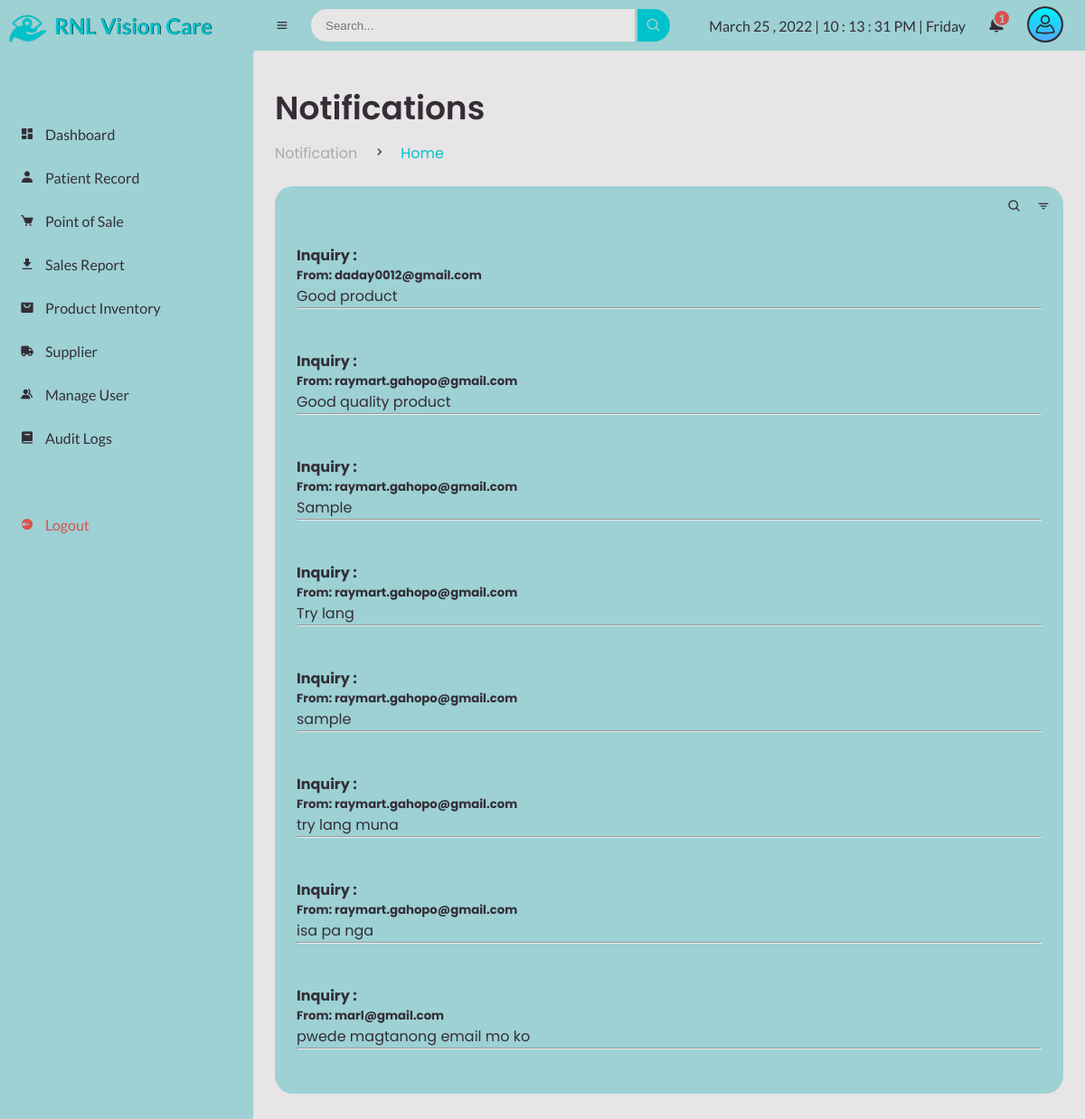
The page /admin/see-all-notification.php on the database as committed earlier.
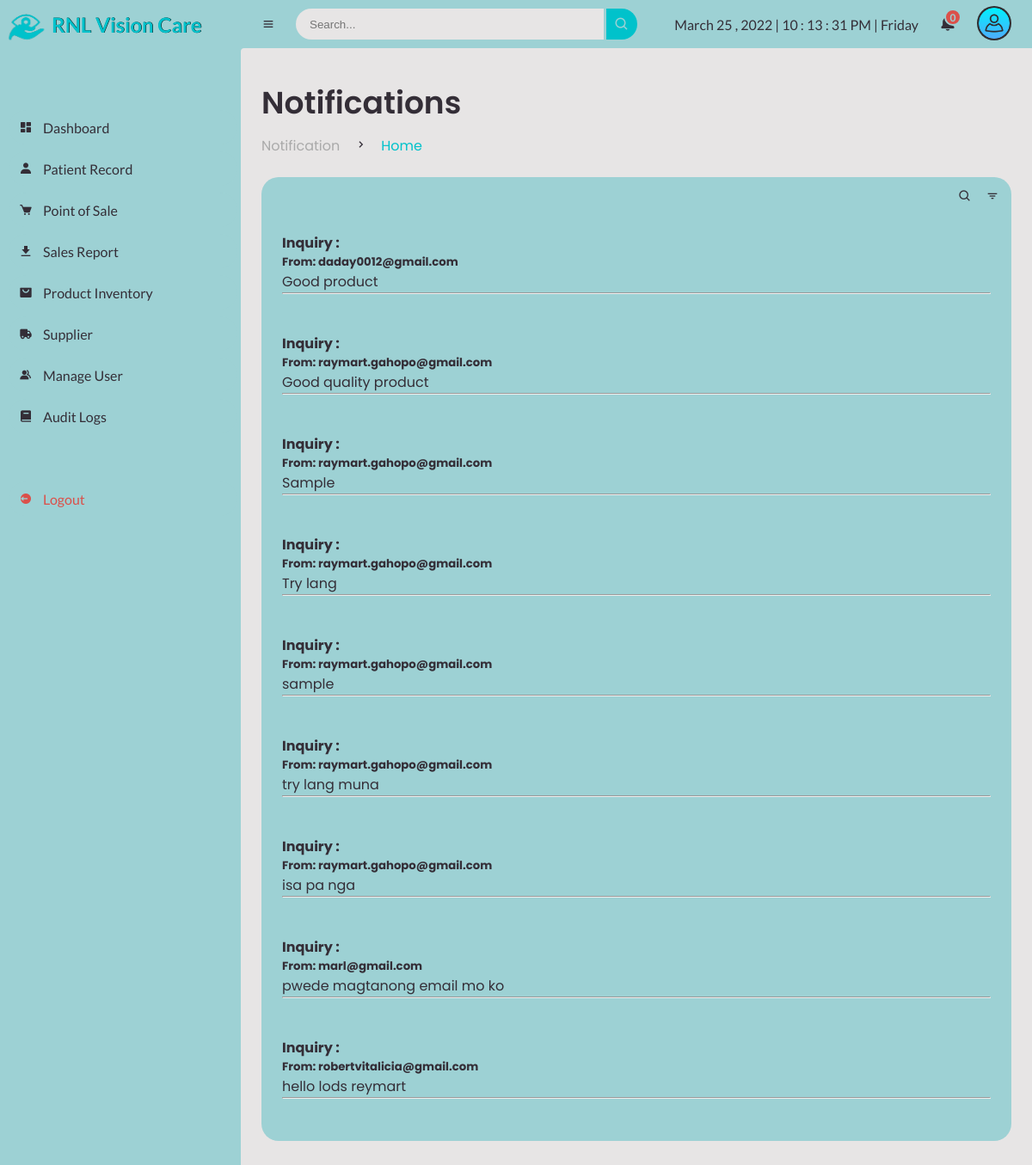
The same page on the database as committed later.
### tables this page shows
CREATE TABLE `client_inquiries` (
  `inquiries_id` int(200) NOT NULL AUTO_INCREMENT,
  `inquiries_name` varchar(100) NOT NULL,
  `inquiries_email` varchar(100) NOT NULL,
  `inquiries_subject` varchar(100) NOT NULL,
  `inquiries_message` varchar(1000) NOT NULL,
  `inquiries_backdate` datetime NOT NULL DEFAULT current_timestamp(),
  `inquiries_status` varchar(255) DEFAULT '2',
  PRIMARY KEY (`inquiries_id`)
);

### db/notification/notifall.php (called while the page is built, shortened)
<?php
$conn=mysqli_connect("localhost", "root", "", "capstone");
$query = mysqli_query($conn,"SELECT * FROM `client_inquiries`");
?>

### admin/see-all-notification.php (the view, shortened to what this page needs)
<?php
include ("conn.php");
?>
<!DOCTYPE html>
<html lang="en">
<head>
	<link href='https://unpkg.com/boxicons@2.0.9/css/boxicons.min.css' rel='stylesheet'>
	<link rel="stylesheet" href="css\sys_style.css">
</head>
<body>
	<section id="sidebar">
		<a href="sales-report.php" class="brand">
			<img src="images\logo.png" alt="" width="60px;">
			<span class="text" style="text-shadow:0.5px 0px #000;">RNL Vision Care</span>
		</a>
		<ul class="side-menu top">
			<li>
				<a href="dashboard.php">
					<i class='bx bxs-dashboard' ></i>
					<span class="text">Dashboard</span>
				</a>
			</li>
			<li>
				<a href="patient-record.php">
					<i class='bx bxs-user' ></i>
					<span class="text">Patient Record</span>
				</a>
			</li>
			<li>
				<a href="point-of-sale.php">
					<i class='bx bxs-cart' ></i>
					<span class="text">Point of Sale</span>
				</a>
			</li>
			<li>
				<a href="sales-report.php">
					<i class='bx bxs-download' ></i>
					<span class="text">Sales Report</span>
				</a>
			</li>
			<li>
				<a href="product.php">
					<i class='bx bxs-shopping-bag-alt' ></i>
					<span class="text">Product Inventory</span>
				</a>
			</li>
			<li>
				<a href="supplier.php">
					<i class='bx bxs-truck' ></i>
					<span class="text">Supplier</span>
				</a>
			</li>
			<li>
				<a href="manage-user.php">
					<i class='bx bxs-group' ></i>
					<span class="text">Manage User</span>
				</a>
			</li>
			<li>
				<a href="audit.php">
					<i class='bx bxs-book' ></i>
					<span class="text">Audit Logs</span>
				</a>
			</li>
		</ul>
		<ul class="side-menu">
			<li>
				<a href="logout.php" class="logout">
					<i class='bx bxs-log-out-circle' ></i>
					<span class="text">Logout</span>
				</a>
			</li>
		</ul>
	</section>
	<section id="content">
		<nav>
			<i class='bx bx-menu' ></i>
			<form action="#">
				<div class="form-input">
					<input type="search" placeholder="Search...">
					<button type="submit" class="search-btn"><i class='bx bx-search' ></i></button>
				</div>
			</form>
			<div id="digital-clock"></div>
			<div class="dropdown2">
			<a href="#" class="notification">
				<span class="num">
				<?php
				$query = mysqli_query($conn, "SELECT COUNT(*) as total from client_inquiries WHERE inquiries_status = '2'");
					while($result=mysqli_fetch_array($query)){
					echo $result['total'];
				}
				?>
						  </span>
			</a>
			</div>
			<div class="dropdown1">
			<img src="img\user.png" alt="" width="40px" class="userlogo">
			</div>
		</nav>
		<main>
			<div class="head-title">
				<div class="left">
					<h1>Notifications</h1>
					<ul class="breadcrumb">
						<li>
							<a href="see-all-notification.php">Notification</a>
						</li>
						<li><i class='bx bx-chevron-right' ></i></li>
						<li>
							<a class="active" href="dashboard.php">Home</a>
						</li>
					</ul>
				</div>
			</div>
			<div class="table-data">
				<div class="order">
					<div class="head">
						<i class='bx bx-search' ></i>
						<i class='bx bx-filter' ></i>
					</div>
					<?php
			   include("../db/notification/notifall.php");
              while($row = mysqli_fetch_assoc($query)){
            ?>
		<div id="notif-body">
		<h4>Inquiry : </h5>
		<h5>From: <?php echo $row['inquiries_email'];?></h6>
		<p><?php echo $row['inquiries_message'];?></p>
		<hr>
		<br>
		</div>
		<?php
			  }
		?>
		</main>
	</section>
</body>
</html>

Rows that differ between the two databases and show on the page:
added client_inquiries: inquiries_email "robertvitalicia@gmail.com", inquiries_message "hello lods reymart"
Other text that changed with them:
new list line: "0"
list line gone: "1"
